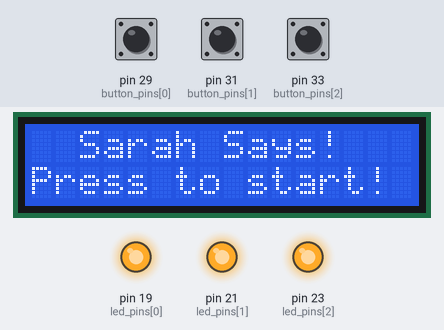
A program run on a simulated Raspberry Pi (header pin numbers). Shown: 16×2 character LCD, output pins drawn as LEDs (lit = HIGH). Inputs (shaded band) come from the test bench; at power-on: pin 29 (button_pins[0]) HIGH, pin 31 (button_pins[1]) HIGH, pin 33 (button_pins[2]) HIGH. Random numbers come from a fixed seed; what the program prints to the terminal is not drawn. At 14.5 s the program stops and its outputs stay as they are.

Above: at 5.0 s.
5.1 s: pin 29 (button_pins[0]) pulled LOW for 0.15 s
At 5.6 s:
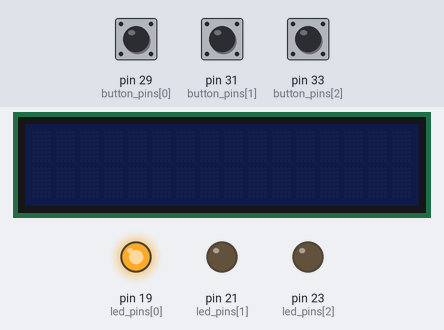
At 7.6 s:
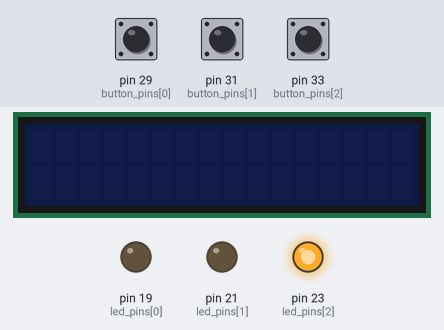
8.2 s: pin 31 (button_pins[1]) pulled LOW for 3.2 s
At 10.9 s:
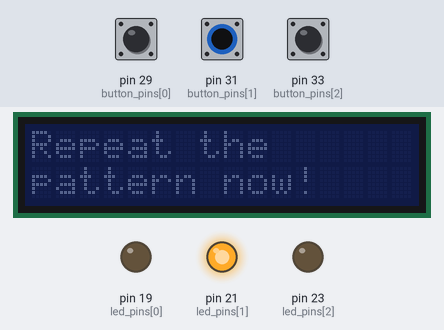
Timing chart, 0 to 12.9 s (numbered marks = the images above; inputs shaded):
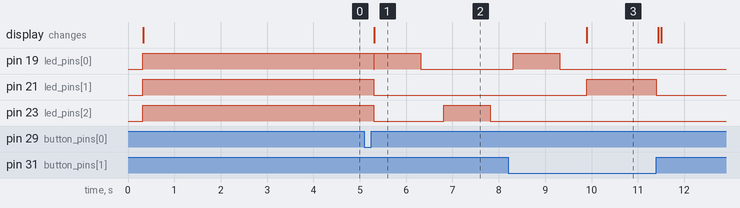

Measured:
- after the input at 5.1 s, pin 19 (led_pins[0]): HIGH → LOW after 0.20 s, → HIGH 0.01 s later, → LOW 1.0 s later; pin 21 (led_pins[1]): HIGH → LOW after 0.20 s; pin 23 (led_pins[2]): HIGH → LOW after 0.20 s, → HIGH 1.5 s later, → LOW 1.0 s later; the display: changes after 0.21 s (image 1)
- after the input at 8.2 s, pin 21 (led_pins[1]): LOW → HIGH after 1.7 s, → LOW 1.5 s later

The program:

Project_3.py
```python
# Intro to Hacking with the Raspberry Pi
# Sarah Withee
# Project 3

# Imports
import RPi_I2C_driver       # Provided in talk repo
import RPi.GPIO as GPIO
from time import *
from random import randint

# Wiring pin assignments
button_pins = [29, 31, 33]
led_pins = [19, 21, 23]

# Functions
def ledOn(pinNumber, on):
    GPIO.output(pinNumber, on)

def threeLedsOn(pins, redOn, greenOn, blueOn):
    ledOn(pins[0], redOn)
    ledOn(pins[1], greenOn)
    ledOn(pins[2], blueOn)

def threeLedsAllOff(pins):
    threeLedsOn(pins, False, False, False)

def getButtonPress():
    button_pressed = -1
    while button_pressed == -1:
        for j in range(0, len(button_pins)):
            if GPIO.input(button_pins[j]) == False:
                button_pressed = j
                print("Pressed: " + str(button_pressed))
                ledOn(led_pins[button_pressed], True)
                sleep(0.2)
    while GPIO.input(button_pins[button_pressed]) == False:
        sleep(0.001)  # just wait a bit

    ledOn(led_pins[button_pressed], False)
    return button_pressed

# Enable LCD screen
mylcd = RPi_I2C_driver.lcd()
mylcd.backlight(False)

# Setup button_pins and switches
GPIO.setmode(GPIO.BOARD)
for i in range(0, len(button_pins)):
    # This adds a "pull up" resistor to the button pins
    # When a button is not pushed, it's sort of a "static" voltage
    # This will turn it on high (3.3V) when not pressed
    # You can then check for low (0V) when it is pressed
    GPIO.setup(button_pins[i], GPIO.IN, pull_up_down=GPIO.PUD_UP)
    GPIO.setup(led_pins[i], GPIO.OUT)
    GPIO.output(led_pins[i], False)

#-----------------------------------------------------------
#  Start the game!!!!!!
#-----------------------------------------------------------

# Are you ready?
mylcd.backlight(True)
mylcd.lcd_display_string("  Sarah Says!", 1)    # Spaces help center text
mylcd.lcd_display_string("Press to start!", 2)
threeLedsOn(led_pins, True, True, True)

# Press any button to begin
button_pressed = False
getButtonPress()
threeLedsAllOff(led_pins)
mylcd.lcd_clear()
mylcd.backlight(False)

# Generate pattern, increase for more difficulty
number_of_blinks = 3

pattern = []
for i in range(0, number_of_blinks):
    pattern.append(randint(0, 2))

# Debugging
print(pattern)

# Flash
length_of_flash = 1  # seconds
for i in range(0, number_of_blinks):
    if pattern[i] == 0:
        threeLedsOn(led_pins, True, False, False)
    elif pattern[i] == 1:
        threeLedsOn(led_pins, False, True, False)
    elif pattern[i] == 2:
        threeLedsOn(led_pins, False, False, True)
    sleep(length_of_flash)
    threeLedsAllOff(led_pins)
    sleep(0.5)


# Enter the pattern via button presses
mylcd.lcd_clear()
mylcd.lcd_display_string("Repeat the ", 1)
mylcd.lcd_display_string("pattern now!", 2)

winner = True
for i in range(number_of_blinks):
    # find button that's pressed
    button_pressed = getButtonPress()
    threeLedsAllOff(led_pins)

    # check button value against original pattern
    if button_pressed != pattern[i]:
        #loss :(
        mylcd.lcd_clear()
        mylcd.lcd_display_string("***  WRONG  ***", 1)
        mylcd.lcd_display_string("       :(      ", 2)
        winner = False
        break
    # else keep going...

# check winner variable to see what to do now
if winner:
    mylcd.lcd_clear()
    mylcd.lcd_display_string("Good job!!!", 1)

sleep(3)

mylcd.lcd_clear()
mylcd.backlight(False)

GPIO.cleanup()
```
